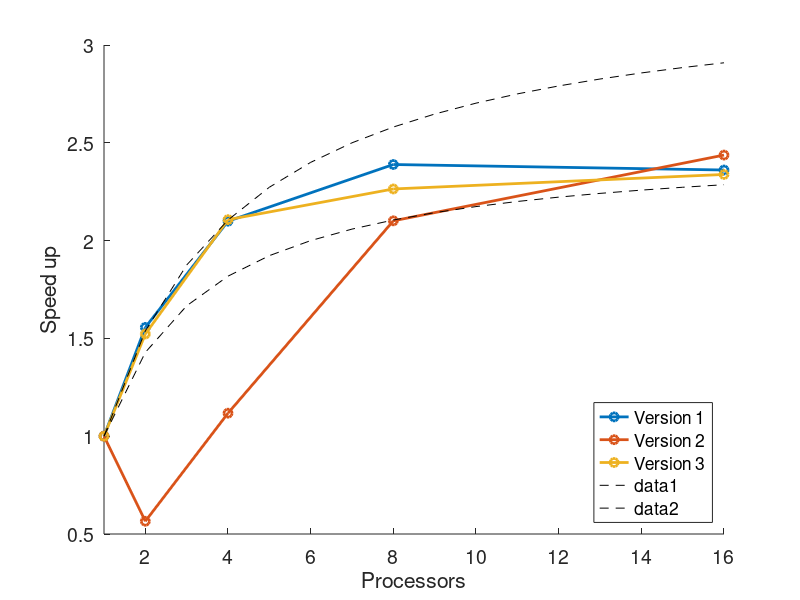

Recreate this plot in MATLAB.
close all; clear;
A1 = load('3.1.txt');
A2 = load('3.2.txt');
A3 = load('3.3.txt');

N = 8192;
A1 = A1(A1(:,2)==N,:);
A2 = A2(A2(:,2)==N,:);
A3 = A3(A3(:,2)==N,:);

S1 = ones(length(A1),1);
S2 = S1;
S3 = S2;
for i=2:length(A1)
    S1(i) = A3(1,4)/A1(i,4);
    S2(i) = A3(1,4)/A2(i,4);
    S3(i) = A3(1,4)/A3(i,4);
end

figure
hold on
plot(A1(:,1),S1,'-o','LineWidth',2)
plot(A2(:,1),S2,'-o','LineWidth',2)
plot(A3(:,1),S3,'-o','LineWidth',2)

legend('Version 1','Version 2','Version 3','Location','southeast');

hold on
f = [0.7 0.6];
P = 1:A1(end,1);
S = ones(length(P),length(f));
for i = 1:length(f)
    S(:,i) = 1./(f(i)./P+1-f(i));
    plot(P,S(:,i),'k--','Linewidth',0.5);
end

xlabel('Processors')
ylabel('Speed up')
set(gca,'fontsize',14);
set(gcf, 'Color', 'w');
axis([1 16 0.5 3])
print('amdahl','-dpng')
